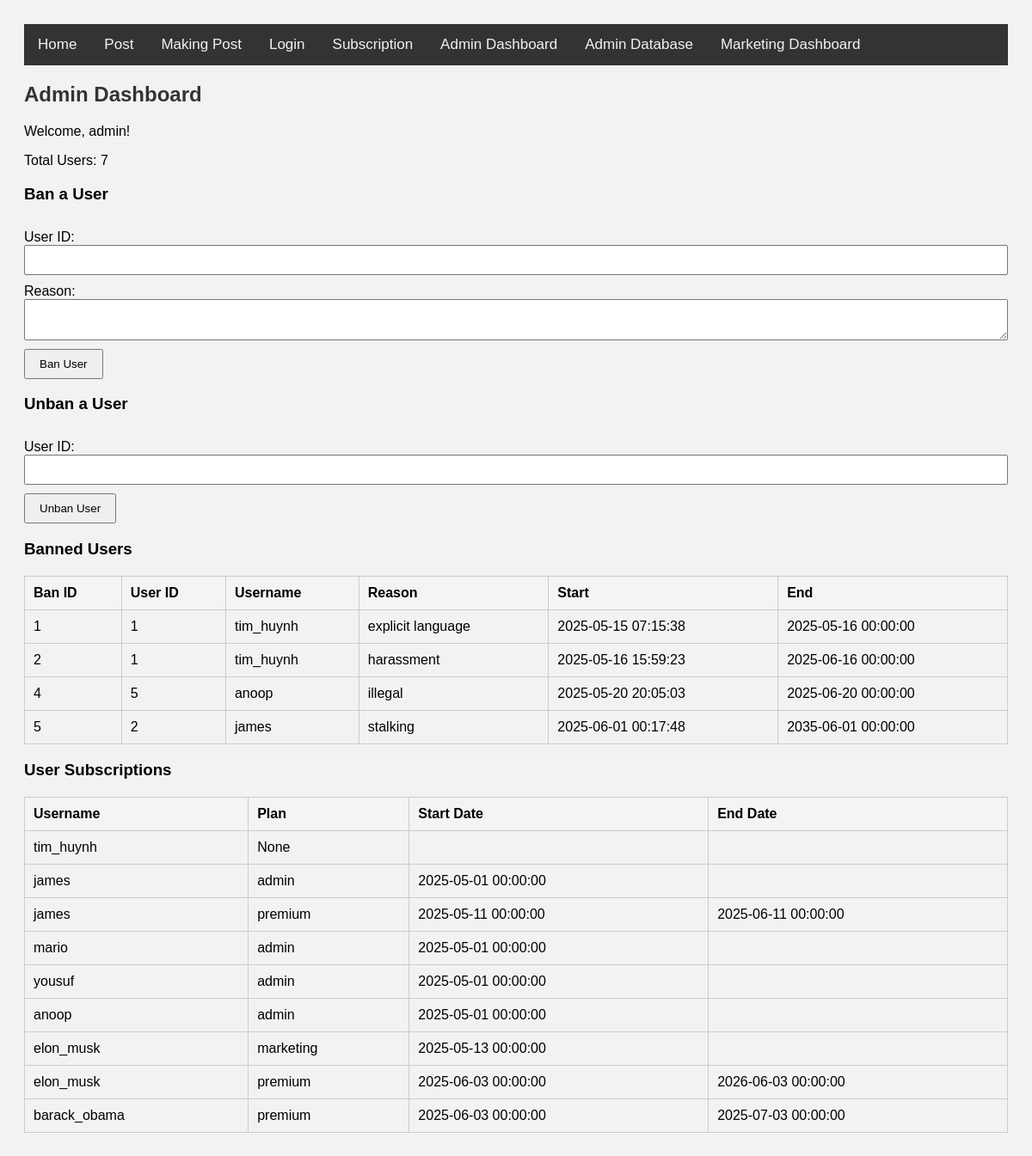
Screenshot of /PhotoLearn/admin_dashboard.php (signed in) with the database file from the repository.
### tables this page shows
CREATE TABLE IF NOT EXISTS Bans (
  ban_id INT NOT NULL AUTO_INCREMENT,
  reason VARCHAR(256),
  user_id INT,
  ban_start DATETIME,
  ban_end DATETIME,
  CONSTRAINT CHECK (ban_start <= ban_end),
  PRIMARY KEY (ban_id)
);

CREATE TABLE IF NOT EXISTS Users (
  user_id INT NOT NULL AUTO_INCREMENT,
  username VARCHAR(40),
  pass_hash VARCHAR(64),
  birthdate DATE,
  email VARCHAR(320),
  join_date DATE,
  private_acc BOOLEAN NOT NULL CHECK (private_acc IN (0, 1)),
  display_name VARCHAR(40),
  profile_photo_id INT,
  PRIMARY KEY (user_id)
);

CREATE TABLE IF NOT EXISTS Subscriptions (
  subscription_id INT NOT NULL AUTO_INCREMENT,
  user_id INT NOT NULL,
  plan VARCHAR(16) NOT NULL CHECK (plan IN ('premium', 'marketing', 'admin')),
  date_start DATETIME,
  date_end DATETIME,
  CONSTRAINT CHECK (date_start <= date_end),
  PRIMARY KEY (subscription_id)
);

### PhotoLearn/admin_dashboard.php (the view, shortened to what this page needs)
<?php
$conn = new mysqli($servername, $username, $password, $database, $port);
$total_users = 0;
$user_result = $conn->query("SELECT COUNT(*) as count FROM Users");
if ($row = $user_result->fetch_assoc()) {
    $total_users = $row['count'];
}
$sql = "SELECT u.username, s.plan, s.date_start, s.date_end
        FROM Users u
        LEFT JOIN Subscriptions s ON u.user_id = s.user_id";
$result = $conn->query($sql);
$banlist = $conn->query("
    SELECT b.ban_id, b.user_id, u.username, b.reason, b.ban_start, b.ban_end
    FROM Bans b
    JOIN Users u ON b.user_id = u.user_id
");
?>
<html>
<head>
    <link rel="stylesheet" href="admin_dashboard.css">
</head>
<body>
    <?php require_once 'header.inc.php';?>
    <h2>Admin Dashboard</h2>
    <p>Welcome, <?php echo htmlspecialchars($_SESSION['username']); ?>!</p>
    <p>Total Users: <?php echo $total_users; ?></p>
    <h3>Ban a User</h3>
    <form method="POST">
        <label>User ID:</label>
        <input type="text" name="ban_user_id" required>
        <label>Reason:</label>
        <textarea name="ban_reason" required></textarea>
        <input type="submit" name="ban_user" value="Ban User">
    </form>
    <h3>Unban a User</h3>
    <form method="POST">
        <label>User ID:</label>
        <input type="text" name="unban_user_id" required>
        <input type="submit" name="unban_user" value="Unban User">
    </form>
    <h3>Banned Users</h3>
    <table>
        <tr>
            <th>Ban ID</th>
            <th>User ID</th>
            <th>Username</th>
            <th>Reason</th>
            <th>Start</th>
            <th>End</th>
        </tr>
        <?php while ($row = $banlist->fetch_assoc()): ?>
        <tr>
            <td><?= htmlspecialchars($row['ban_id']) ?></td>
            <td><?= htmlspecialchars($row['user_id']) ?></td>
            <td><?= htmlspecialchars($row['username']) ?></td>
            <td><?= htmlspecialchars($row['reason']) ?></td>
            <td><?= htmlspecialchars($row['ban_start']) ?></td>
            <td><?= htmlspecialchars($row['ban_end']) ?></td>
        </tr>
        <?php endwhile; ?>
    </table>
    <h3>User Subscriptions</h3>
    <table>
        <tr>
            <th>Username</th>
            <th>Plan</th>
            <th>Start Date</th>
            <th>End Date</th>
        </tr>
        <?php while ($row = $result->fetch_assoc()): ?>
        <tr>
            <td><?php echo htmlspecialchars($row['username']); ?></td>
            <td><?php echo htmlspecialchars($row['plan'] ?? 'None'); ?></td>
            <td><?php echo htmlspecialchars($row['date_start'] ?? ''); ?></td>
            <td><?php echo htmlspecialchars($row['date_end'] ?? ''); ?></td>
        </tr>
        <?php endwhile; ?>
    </table>
</body>
</html>

### PhotoLearn/header.inc.php (shortened to what this page needs)
<head>
    <link rel="stylesheet" href="base.css">
</head>
<div class="topnav">
    <a href="index.php">Home</a>
    <a href="post.php">Post</a>
    <a href="making_post.php">Making Post</a>
    <a href="login_page.php">Login</a>
    <a href="subscription_page.php">Subscription</a>
    <a href="admin_dashboard.php">Admin Dashboard</a>
    <a href="admin_database.php">Admin Database</a>
    <a href="marketing_dashboard.php">Marketing Dashboard</a>
</div>

### PhotoLearn/admin_dashboard.css (style rules this page uses)
body { font-family: Arial, sans-serif; padding: 20px; background-color: #f2f2f2; }
h2 { color: #333; }
table { border-collapse: collapse; width: 100%; margin-top: 20px; }
th, td { padding: 10px; border: 1px solid #ccc; text-align: left; }
th { background-color: #f4f4f4; }
form { margin-top: 30px; }
input[type="text"], textarea { width: 100%; padding: 8px; margin-bottom: 10px; }
input[type="submit"] { padding: 8px 16px; }

### PhotoLearn/base.css (style rules this page uses)
.topnav { background-color: #333; overflow: hidden; }
.topnav a { float: left; color: #f2f2f2; text-align: center; padding: 14px 16px; text-decoration: none; font-size: 17px; }

### rows the page displays
bans: ban_id "1", user "1", user.username "tim_huynh", reason "explicit language", ban_start "2025-05-15 07:15:38", ban_end "2025-05-16 00:00:00"
bans: ban_id "2", user "1", user.username "tim_huynh", reason "harassment", ban_start "2025-05-16 15:59:23", ban_end "2025-06-16 00:00:00"
bans: ban_id "4", user "5", user.username "anoop", reason "illegal", ban_start "2025-05-20 20:05:03", ban_end "2025-06-20 00:00:00"
bans: ban_id "5", user "2", user.username "james", reason "stalking", ban_start "2025-06-01 00:17:48", ban_end "2035-06-01 00:00:00"
users: username "tim_huynh", plan "None"
subscriptions: user.username "james", plan "admin", date_start "2025-05-01 00:00:00"
subscriptions: user.username "james", plan "premium", date_start "2025-05-11 00:00:00", date_end "2025-06-11 00:00:00"
subscriptions: user.username "mario", plan "admin", date_start "2025-05-01 00:00:00"
subscriptions: user.username "yousuf", plan "admin", date_start "2025-05-01 00:00:00"
subscriptions: user.username "anoop", plan "admin", date_start "2025-05-01 00:00:00"
subscriptions: user.username "elon_musk", plan "marketing", date_start "2025-05-13 00:00:00"
subscriptions: user.username "elon_musk", plan "premium", date_start "2025-06-03 00:00:00", date_end "2026-06-03 00:00:00"
subscriptions: user.username "barack_obama", plan "premium", date_start "2025-06-03 00:00:00", date_end "2025-07-03 00:00:00"

### other values shown
$_SESSION['username'] "admin"
$total_users "7"
